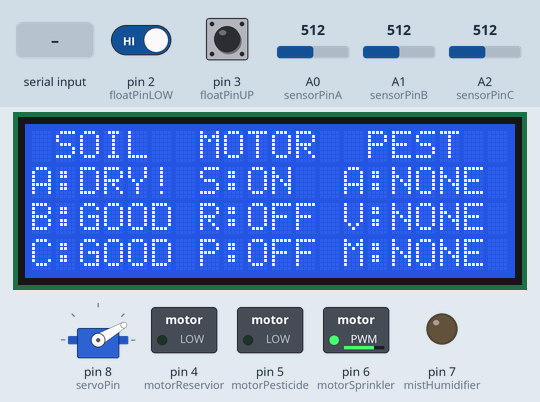
Simulated run of this sketch. Board: Arduino Uno, built with avr-gcc and run on an emulated ATmega328P. Shown: 20×4 character LCD, servo, switched loads named in the sketch (green lamp = pin HIGH), output pins drawn as LEDs (lit = HIGH). The inputs (shaded band) are chosen by the test bench; at power-on: A2 (sensorPinC) = 512, A1 (sensorPinB) = 512, pin 2 (floatPinLOW) HIGH, pin 3 (floatPinUP) HIGH, A0 (sensorPinA) = 512. What the sketch prints to the serial monitor is not drawn.

Above: at 1.3 s.
1.4 s: A2 (sensorPinC) set to 615
6.8 s: A2 (sensorPinC) set to 635
At 10.5 s:
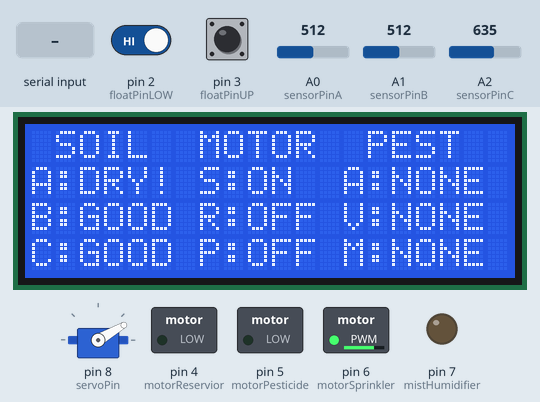
10.9 s: A1 (sensorPinB) set to 603
13.8 s: A1 (sensorPinB) set to 623
At 16.0 s:
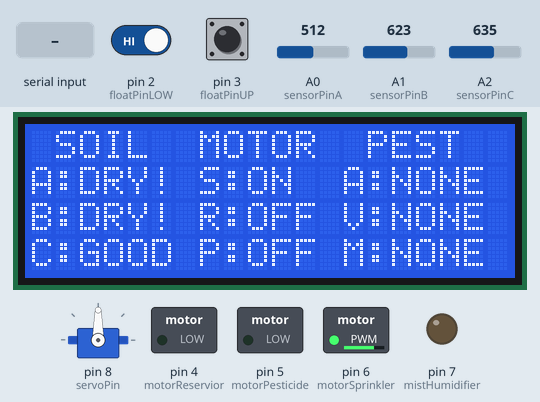
19.2 s: pin 2 (floatPinLOW) driven LOW
At 19.6 s:
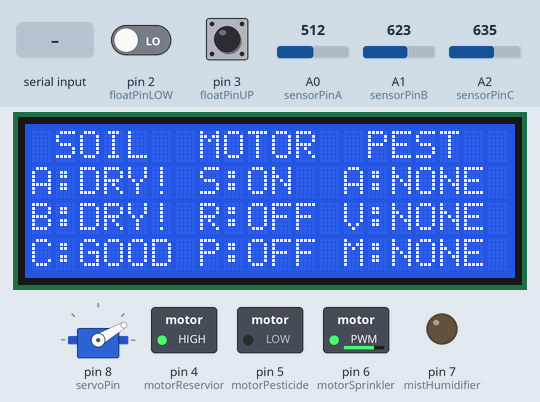
24.6 s: "audio\n" received over Serial
At 25.8 s:
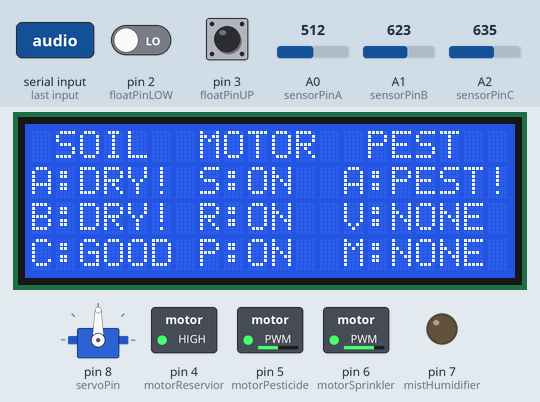
Timing chart, 0 to 31.0 s (numbered marks = the images above; inputs shaded):
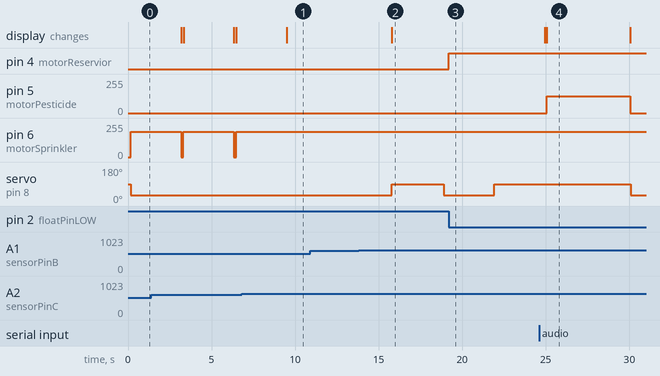

The sketch:

Final-GroPro-Code-Lastest-22o.ino
```cpp
//Smart Automatic Plant Irrigation System : Grow and Protect (SAPLINS:GroPro)

//Include library
#include <LiquidCrystal_I2C.h>
#include <Servo.h>
Servo servoMotor;

//String to hold incoming data
String  command;

//Set whether the string is complete
bool stringComplete = false;

//Define the max and min value to consider soil whether 'wet' or 'dry'
// Type A: 21% - 40%
#define soilWetA 1023 * 0.21
#define soilDryA 1023 * 0.40
// Type B: 41% - 60%
#define soilWetB 1023 * 0.41
#define soilDryB 1023 * 0.60
// Type A: 61% - 80%
#define soilWetC 1023 * 0.61
#define soilDryC 1023 * 0.80

//Define motor pins
#define motorReservior 4
#define motorPesticide 5
#define motorSprinkler 6
#define mistHumidifier 7
#define FS 255
#define mSdc 0.75
#define mRdc 0.75
#define mPdc 0.50
#define mHdc 0.33

//Define sensor pins
#define sensorPinA A0
#define sensorPinB A1
#define sensorPinC A2
#define motionPin 14

//Define servo pin
#define servoPin 8

//Define soil moisture sensors as analog (varies with level)
#define soilMoistureA analogRead(sensorPinA)
#define soilMoistureB analogRead(sensorPinB)
#define soilMoistureC analogRead(sensorPinC)

//Define motion sensor as digital (1/0)
#define motionSensor digitalRead(motionPin)

LiquidCrystal_I2C lcd(0x27, 20, 4);  // I2C address 0x27, 20 column and 4 rows

//Define constant pin values for float sensors
const byte floatPinUP = 3;
const byte floatPinLOW = 2;

//Define boolean values
bool emptyState = false;
bool fullState = false;

void setup() {
  lcd.init();           // initialize lcd
  lcd.backlight();      // open lcd
  lcd.clear();          // clear display
  lcd.setCursor(0, 0);  // move cursor to   (0, 0)

  //Set motors as 'OUTPUT'
  pinMode(motorSprinkler, OUTPUT);
  pinMode(motorReservior, OUTPUT);
  pinMode(motorPesticide, OUTPUT);
  pinMode(mistHumidifier, OUTPUT);

  //Set sensors as 'INPUT'
  pinMode(sensorPinA, INPUT);
  pinMode(sensorPinB, INPUT);
  pinMode(sensorPinC, INPUT);
  pinMode(motionPin, INPUT);

  //Set switches as 'INPUT_PULLUP'
  pinMode(floatPinUP, INPUT_PULLUP);
  pinMode(floatPinLOW, INPUT_PULLUP);

  //Attach servo to pin
  servoMotor.attach(servoPin);

  //Interrupt command for float switch
  attachInterrupt(digitalPinToInterrupt(floatPinUP), fullTank, RISING);
  attachInterrupt(digitalPinToInterrupt(floatPinLOW), emptyTank, FALLING);

  // Serial Initialization
  Serial.begin(115200);
  command.reserve(20);  // reserve 20 bytes for the command

  //For LCD Display - Initial Display
  lcd.print(" SOIL  MOTOR  PEST");  // LCD Display - Header
  lcd.setCursor(0, 1);
  lcd.print("A:GOOD");
  lcd.setCursor(0, 2);
  lcd.print("B:GOOD");
  lcd.setCursor(0, 3);
  lcd.print("C:GOOD");

  lcd.setCursor(7, 1);
  lcd.print("S:OFF");
  lcd.setCursor(7, 2);
  lcd.print("R:OFF");
  lcd.setCursor(7, 3);
  lcd.print("P:OFF");

  lcd.setCursor(13, 1);
  lcd.print("A:NONE ");
  lcd.setCursor(13, 2);
  lcd.print("V:NONE ");
  lcd.setCursor(13, 3);
  lcd.print("M:NONE ");
}

void loop() {
  lcd.setCursor(0, 0);              // move cursor to   (0, 0)
  lcd.print(" SOIL  MOTOR  PEST");  // LCD Display - Header

  // for soil moisture sensor Type: A
  if (soilMoistureA < soilWetA) {
    Serial.println(String(soilMoistureA) + " Status Type A: Soil is wet");
    lcd.setCursor(0, 1);
    lcd.print("A:WET!");
    // OFF sprinkler
    digitalWrite(motorSprinkler, LOW);
    lcd.setCursor(7, 1);
    lcd.print("S:OFF");
  } else if ((soilMoistureA > soilWetA) && (soilMoistureA <= soilDryA)) {
    Serial.println(String(soilMoistureA) + " Status Type A: Soil moisture is perfect");
    // LCD display - perfect
    lcd.setCursor(0, 1);
    lcd.print("A:GOOD");
  } else {
    Serial.println(String(soilMoistureA) + " Status Type A: Soil is dry - time to water!");
    lcd.setCursor(0, 1);
    lcd.print("A:DRY!");
    // Servo to 30 degree3
    servoMotor.write(30);
    // ON sprinkler
    analogWrite(motorSprinkler, FS * mSdc);
    lcd.setCursor(7, 1);
    lcd.print("S:ON ");
    delay(3000);
  }

  // for soil moisture sensor B
  if (soilMoistureB < soilWetB) {
    Serial.println(String(soilMoistureB) + " Status Type B: Soil is wet");
    lcd.setCursor(0, 2);
    lcd.print("B:WET!");
    // OFF sprinkler
    digitalWrite(motorSprinkler, LOW);
    lcd.setCursor(7, 1);
    lcd.print("S:OFF");
  } else if ((soilMoistureB > soilWetB) && (soilMoistureB <= soilDryB)) {
    Serial.println(String(soilMoistureB) + " Status Type B: Soil moisture is perfect");
    // LCD display - perfect
    lcd.setCursor(0, 2);
    lcd.print("B:GOOD");
  } else {
    Serial.println(String(soilMoistureB) + " Status Type B: Soil is dry - time to water!");
    lcd.setCursor(0, 2);
    lcd.print("B:DRY!");
    // Servo to 90 degrees
    servoMotor.write(90);
    // ON sprinkler
    analogWrite(motorSprinkler, FS * mSdc);
    lcd.setCursor(7, 1);
    lcd.print("S:ON ");
    delay(3000);
  }

  // for soil moisture sensor C
  if (soilMoistureC < soilWetC) {
    Serial.println(String(soilMoistureC) + " Status Type C: Soil is wet");
    lcd.setCursor(0, 3);
    lcd.print("C:WET!");
    // OFF sprinkler
    digitalWrite(motorSprinkler, LOW);
    lcd.setCursor(7, 1);
    lcd.print("S:OFF");
  } else if ((soilMoistureC > soilWetC) && (soilMoistureC <= soilDryC)) {
    Serial.println(String(soilMoistureC) + " Status Type C: Soil moisture is perfect");
    // LCD display - perfect
    lcd.setCursor(0, 3);
    lcd.print("C:GOOD");
  } else {
    Serial.println(String(soilMoistureC) + " Status Type C: Soil is dry - time to water!");
    lcd.setCursor(0, 3);
    lcd.print("C:DRY!");
    // Servo to 150 degrees
    servoMotor.write(150);
    // ON sprinkler
    analogWrite(motorSprinkler, FS * mSdc);
    lcd.setCursor(7, 1);
    lcd.print("S:ON ");
    delay(3000);
  }

  // Motion Sensor - LCD
  //if (motionSensor == HIGH) {
   // Serial.println(String(motionSensor) + " Pest detected!");
    //lcd.setCursor(13, 3);
    //lcd.print("M:PEST!");
    //pestDetectedMotion();
  //} else {
    //Serial.println(String(motionSensor) + " No Pest detected!");
    //lcd.setCursor(13, 3);
    //lcd.print("M:NONE ");
  //}


  //Reservior
  if (emptyState == true) {
    lcd.setCursor(7, 2);
    lcd.print("R:ON ");
    emptyState = false;
  }
  if (fullState == true) {
    lcd.setCursor(7, 2);
    lcd.print("R:OFF");
    fullState = false;
  }
  delay(100);
}

//Motion Sensor - Pesticide
//void pestDetectedMotion(void) {
  // ON Mist Humidifier and Pesticides Motor for 5 seconds
  //lcd.setCursor(7, 3);
  //lcd.print("P:ON ");
  //analogWrite(mistHumidifier, FS * mHdc);
  //analogWrite(motorPesticide, FS * mPdc);
  //delay(5000);  // 5 seconds

  // OFF mist Humidifier and Pesticide
  //lcd.setCursor(7, 3);
  //lcd.print("P:OFF");
  //digitalWrite(mistHumidifier, LOW);
  //digitalWrite(motorPesticide, LOW);
//}

//Audio Sensor
void pestDetectedAudio(void) {
  // ON Mist Humidifier and Pesticides Motor for 5 seconds
  lcd.setCursor(7, 3);
  lcd.print("P:ON ");
  analogWrite(mistHumidifier, FS * mHdc);
  analogWrite(motorPesticide, FS * mPdc);
  delay(5000);  // 5 seconds

  // OFF mist Humidifier and Pesticide
  lcd.setCursor(7, 3);
  lcd.print("P:OFF");
  digitalWrite(mistHumidifier, LOW);
  digitalWrite(motorPesticide, LOW);
  lcd.setCursor(13, 1);
  lcd.print("A:NONE ");
}

//Visual Sensor
void pestDetectedVideo(void) {
  // ON Mist Humidifier and Pesticides Motor for 5 seconds
  lcd.setCursor(7, 3);
  lcd.print("P:ON ");
  analogWrite(mistHumidifier, FS * mHdc);
  analogWrite(motorPesticide, FS * mPdc);
  delay(5000);  // 5 seconds

  // OFF mist Humidifier and Pesticide
  lcd.setCursor(7, 3);
  lcd.print("P:OFF");
  digitalWrite(mistHumidifier, LOW);
  digitalWrite(motorPesticide, LOW);
  lcd.setCursor(13, 2);
  lcd.print("V:NONE ");
}

// Float Switch
void emptyTank() {
  // ON motor water reserved
  Serial.println("LOWER");
  analogWrite(motorReservior, FS * mRdc);
  emptyState = true;
}
void fullTank() {
  // ON motor water reserved
  Serial.println("UPPER");
  digitalWrite(motorReservior, LOW);
  fullState = true;
}
void serialEvent() {
  while (Serial.available()) {
    // get the new byte:
    char data = (char)Serial.read();
    // add it to the inputString:
    command += data;
    // if the incoming character is a newline, set a flag so the main loop can
    // do something about it:
    if (data == '\n') {
      stringComplete = true;
    }

  }
  // serial - commands from rasp pi
  if (stringComplete) {
    command.trim();
    Serial.println(command);

    //Audio Sensor
    if (command == "audio") {
      lcd.setCursor(13, 1);
      lcd.print("A:PEST!");
      pestDetectedAudio();
    }

    //Visual Sensor
    if (command == "visual") {
      lcd.setCursor(13, 2);
      lcd.print("V:PEST!");
      pestDetectedVideo();
    }

    // clear the string:
    command = "";
    stringComplete = false;
  } else {
    lcd.setCursor(13, 1);
    lcd.print("A:NONE ");
    lcd.setCursor(13, 2);
    lcd.print("V:NONE ");
  }
}
```

Measured:
- the behaviour switches between 613 and 614 on A1 (sensorPinB) (found by bisection; images 1 and 2)
- after the input at 6.8 s, pin 6 (motorSprinkler): stays 191/255 (without the input it goes to 0/255 after 2.7 s); the display: changes after 2.7 s (image 1)
- after the input at 10.9 s, every drawn part: stays the same
- after the input at 13.8 s, servo on pin 8 (servoPin): 30° → 90° after 2.0 s, → 30° 3.1 s later; the display: changes after 2.0 s (image 2)
- after the input at 19.2 s, pin 4 (motorReservior): LOW → HIGH at once
- after the input at 24.6 s, pin 5 (motorPesticide): 0/255 → 127/255 after 0.45 s, → 0/255 5.0 s later; the display: first differs from a run without the input after 0.45 s (image 4)
- by itself, pin 6 (motorSprinkler): alternates 191/255 for 3.0 s and 0/255 for 0.13 s
